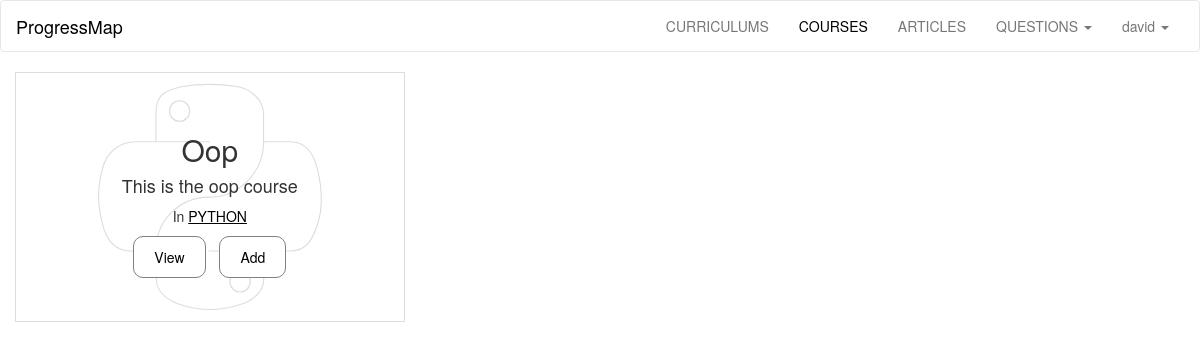
/courses/ (signed in), run on the app's committed database.
### progressMap/models.py (models this page shows, shortened)
class User(db.Model, UserMixin):
	id = db.Column(db.Integer, primary_key = True)
	username = db.Column(db.String(40), unique = True)
	email = db.Column(db.String(120), unique = True)
	password_hash = db.Column(db.String)
	articles =  db.relationship('Articles', backref='user', lazy='dynamic')
	courses =  db.relationship('Courses', backref='user', lazy='dynamic')
	curriculums =  db.relationship('Curriculums', backref='user', lazy='dynamic')
	questions = db.relationship('Questions', backref='user', lazy='dynamic')
	comments = db.relationship('Comments', backref='user', lazy='dynamic')
	completed = db.relationship('Completed', backref='user', lazy='dynamic')
	allContent = db.relationship('AllContent', backref='user', lazy='dynamic')
	@property
	def password(self):
		raise AttributeError('password: write-only field')
	def __repr__(self):
		return '<User %s>' %self.username

class Courses(db.Model):
	id  = db.Column(db.Integer, primary_key = True)
	title = db.Column(db.String(300), nullable=False)
	description = db.Column(db.Text, nullable=False)
	articles =  db.relationship('Articles', backref='course', lazy='dynamic')
	user_id = db.Column(db.Integer, db.ForeignKey('user.id'), nullable=False)
	curriculum_id = db.Column(db.Integer, db.ForeignKey('curriculums.id'), nullable=False)

class Curriculums(db.Model):
	id  = db.Column(db.Integer, primary_key = True)
	title = db.Column(db.String(300), nullable=False)
	description = db.Column(db.Text, nullable=False)
	articles =  db.relationship('Articles', backref='curriculum', lazy='dynamic')
	courses =  db.relationship('Courses', backref='curriculum', lazy='dynamic')
	user_id = db.Column(db.Integer, db.ForeignKey('user.id'), nullable=False)

### progressMap/courses/views.py (the view)
@courses.route('/', defaults={'page':'all'})
@courses.route('/<page>')
def show(page):
	if page == 'all':
		coursesList = models.getFromDb(models.Courses, 6)
		return render_template('courses.html', coursesList=coursesList)
	elif page == models.getByTitle(models.Courses, page).title:
		course = models.getByTitle(models.Courses, page)
		return render_template('showCourse.html', course=course)
	else:
		abort(404)

### progressMap/main/views.py (called while the page is built)
@login_manager.user_loader
def load_user(userid):
	return models.User.query.get(int(userid))

### progressMap/models.py (called while the page is built)
def getFromDb(className, num):
	return className.query.order_by(desc(className.title)).limit(num)

### progressMap/templates/courses.html (shortened to what this page needs)
{% extends 'base.html' %}
{% block courses_link %}
<li><a class="active" href="{{ url_for('courses.show')}}">COURSES</a></li>
{% endblock %}
{% block content %}
{% if coursesList %}
	<section class="container-fluid content">
	{% for course in coursesList %}
	<section class="text-center tile">
		<article class="title {{course.curriculum.title}}">
			<br /><br /><br />
			<h2 style="margin-top: 0px;">{{ course.title.capitalize() }}</h2>
			<h4 class="desc">
				{{ course.description }}
			</h4>
			<p class="date underline">
			In <a href="{{ url_for('curriculums.show', page=course.curriculum.title)}}">{{ course.curriculum.title.upper() }}</a>
			</p>
			<a class="linkButton" href="{{ url_for('courses.show', page=course.title)}}">
			<button class="button">View</button>
			</a>
			<a class="linkButton" href="{{ url_for('user.addCourseContent', username=current_user, courseName=course.title, id=course.id, endPoint='courses', path='return')}}">
			<button class="button">Add</button>
			</a>
		</article>
	</section>
	{% else %}
	<section>
		<h4>No course added yet.</h4>
	</section>
	{% endfor %}
	</section>
{% endif %}
{% endblock %}

### progressMap/templates/base.html (shortened to what this page needs)
<!doctype html>
<html>
<head>
	<link rel="stylesheet" href="{{ url_for('static', filename='css/bootstrap.min.css') }}">
	<link rel='stylesheet' href="{{ url_for('static', filename='css/main.css') }}">
</head>
<body>
	<nav class="navbar navbar-default">
		<div class="container-fluid">
			<div class="navbar-header">
				<a class="navbar-brand active" href="{{ url_for('main.show', page='map') }}">
					ProgressMap
				</a>
			</div>
			<div class="collapse navbar-collapse" id="myNavbar">
				<ul class="nav navbar-nav navbar-right nav-items text-center">
					{% block curriculums_link %}
  					<li><a href="{{ url_for('curriculums.show')}}">CURRICULUMS</a></li>
					{% endblock %}
					{% block courses_link %}{% endblock %}
					{% block articles_link %}
  					<li><a href="{{ url_for('articles.show')}}">ARTICLES</a></li>
					{% endblock %}
					{% block questions_link %}
					<li class="dropdown">
                        <a class="dropdown-toggle" data-toggle="dropdown" href="#">QUESTIONS
                            <span class="caret"></span></a>
                    </li>
					{% endblock %}
					{% block user_link %}
					{% if current_user.is_authenticated %}
					<li class="dropdown">
                        <a class="dropdown-toggle" data-toggle="dropdown" href="#">{{current_user.username}}
                            <span class="caret"></span></a>
                    </li>
					{% else %}
					<li><a href="{{ url_for('main.show', page='login') }}">LOGIN</a>
					</li>
					{% endif %}
					{% endblock %}
				</ul>
			</div>
		</div>
	</nav>
	{% block content %}{% endblock %}
</body>
</html>

### progressMap/static/css/main.css (style rules this page uses)
a { color: black; text-decoration: none; }
a.linkButton { margin: 5px; }
.underline a { color: black; text-decoration: underline; }
.navbar-default .navbar-nav>li>a.active { color: black; }
.navbar-default { background-color: white; }
.navbar-default .navbar-brand { color: black; }
.button { padding: 10px 20px; border: 1px solid gray; border-radius: 10px; background-color: white; }
.content { background-color: white; }
@media screen and (min-width: 768px) { .tile { width: 33.3%; height: 250px; float: left; border: 1px solid #DDDDDC; } }
.python { background: url(/static/img/python.svg) no-repeat; }
.title { height: 100%; padding: 0; background-position: center; }

### data on the page
User: username "david"
Courses: title "Oop", description "This is the oop course", curriculum "PYTHON"
